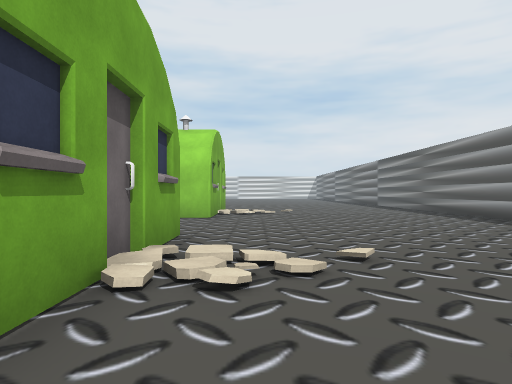
[1] (above)

24 first-person views from a walk through a scene from a Unity 3-D project. The camera is 1.5 m above the floor, looks level and sees 75° across. The floor is counted in squares, 2 m on a side. Each view is taken from the middle of a square. On the plan, view 1 faces up. The plan holds only what a view shows up to about 11 squares ahead; the rest is blank. The place goes on beyond the plan. Some trees and plants on the terrain are drawn as simple stand-ins. Some surface patterns are stand-ins.

[2]
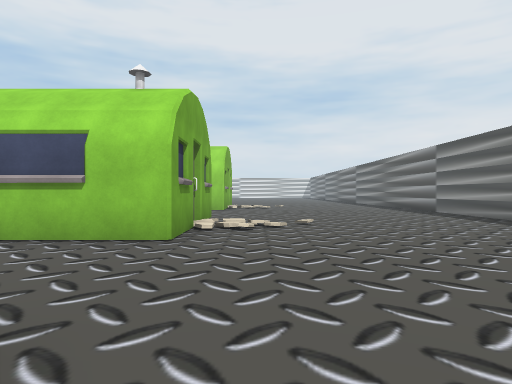

[3]
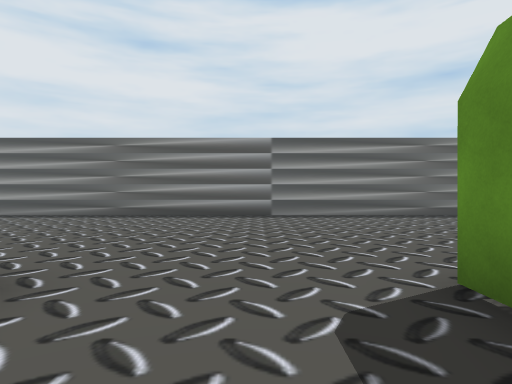

[4]
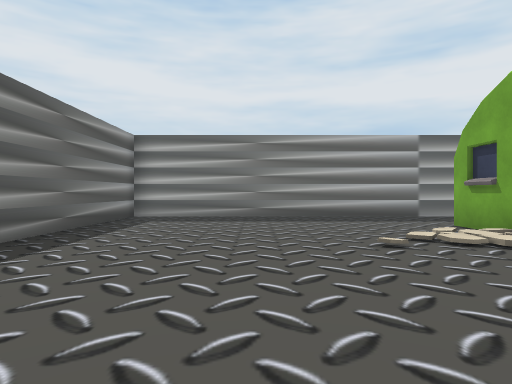

[5]
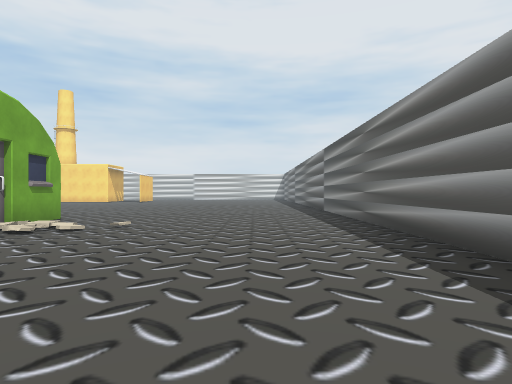

[6]
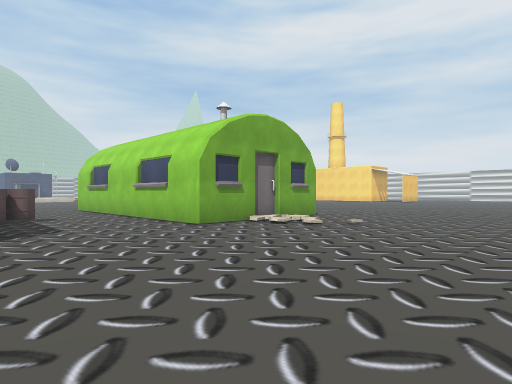

[7]
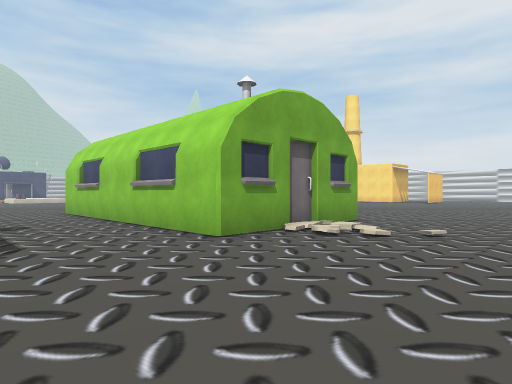

[8]
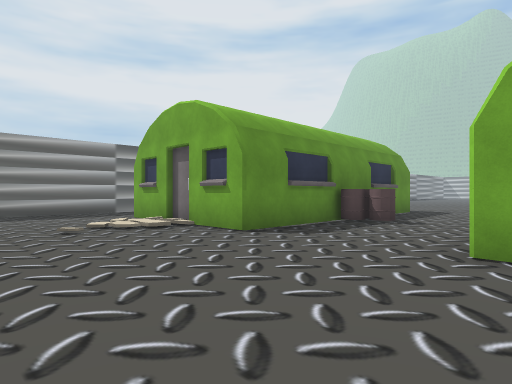

[9]
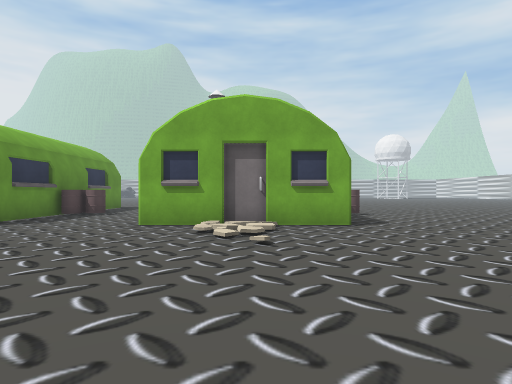

[10]
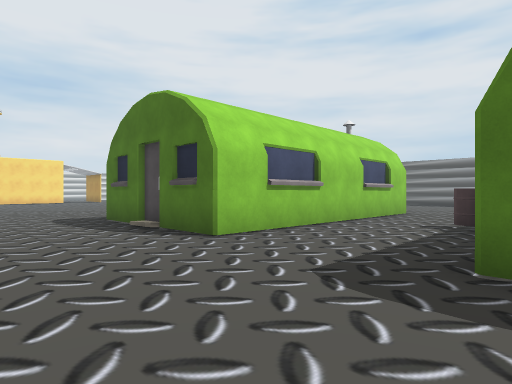

[11]
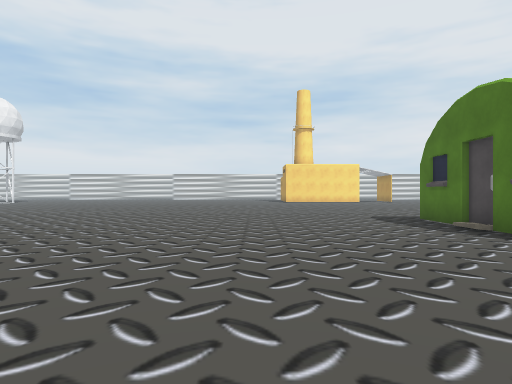

[12]
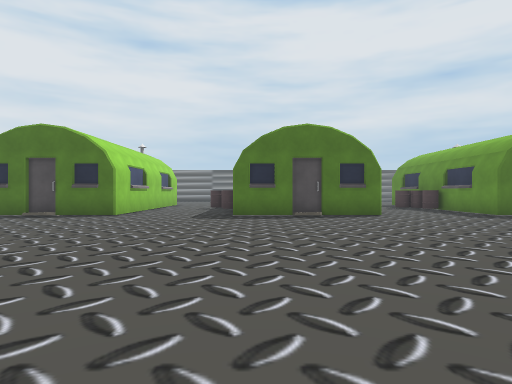

[13]
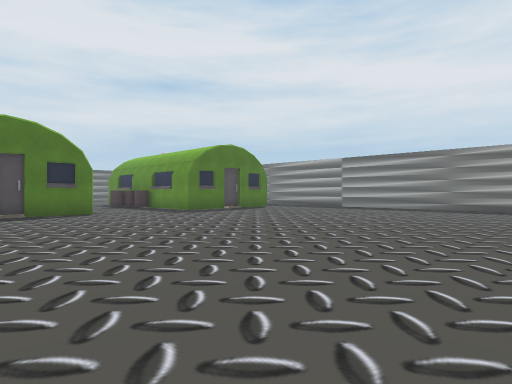

[14]
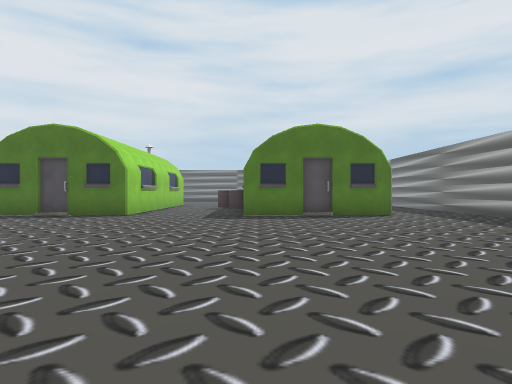

[15]
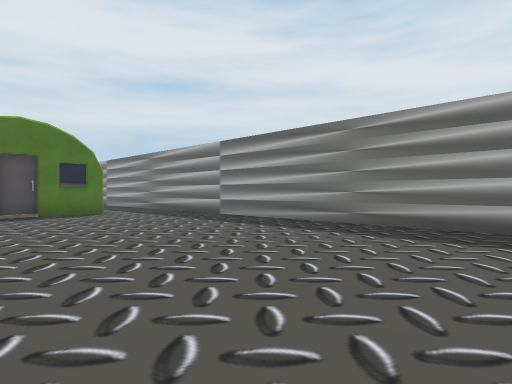

[16]
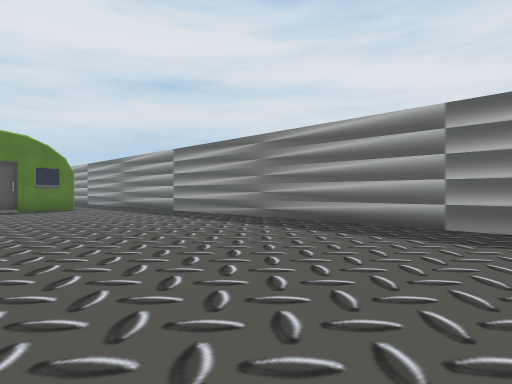

[17]
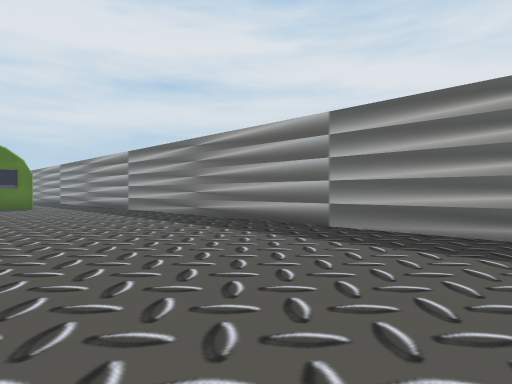

[18]
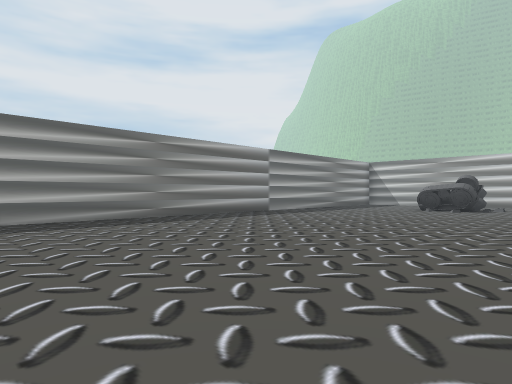

[19]
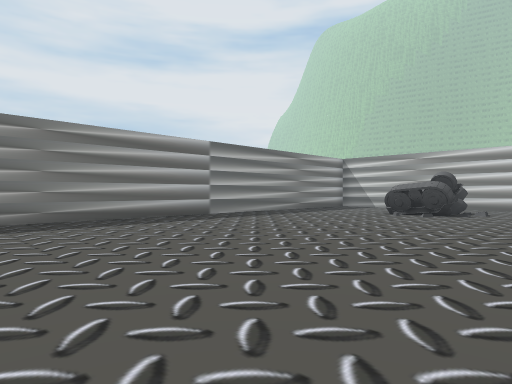

[20]
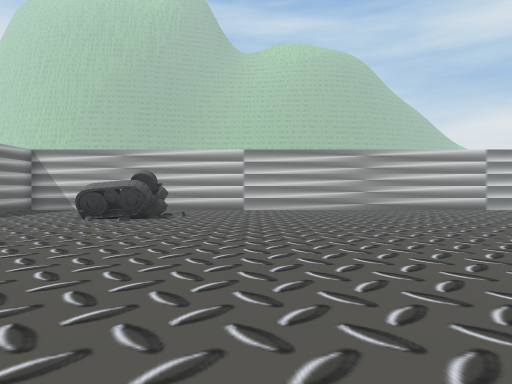

[21]
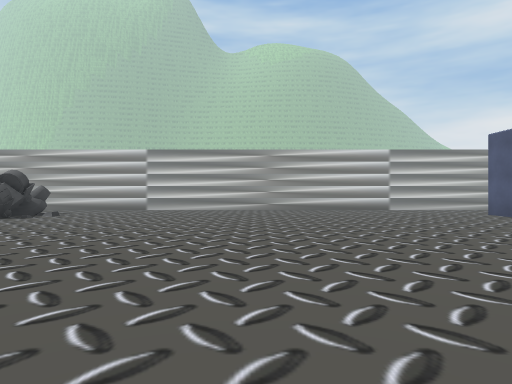

[22]
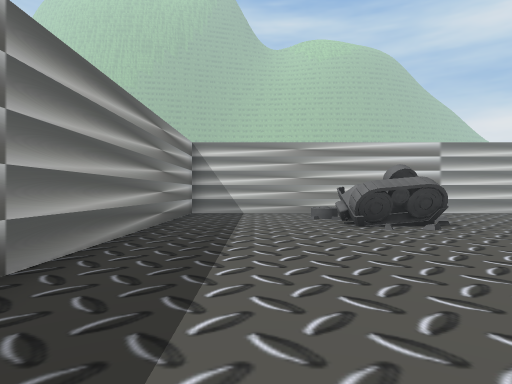

[23]
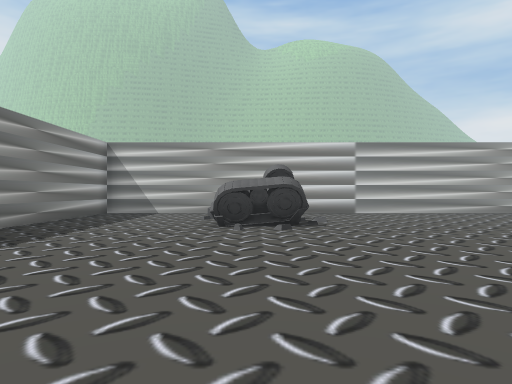

[24]
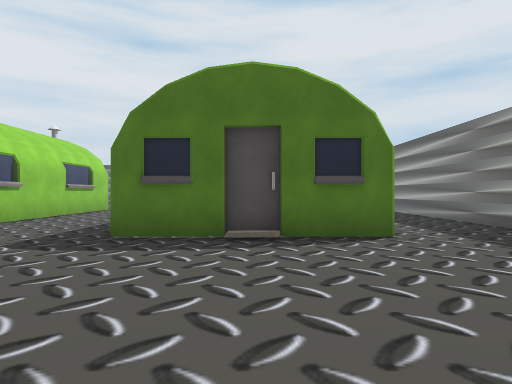

### Floor plan
Points are (right, up) in squares from view 1. A wall is a line through its corners. A room is listed if a view was taken in it or the views show most of it. See-through windows are left out.
Room 1 (views 1, 2, 3, 4, 5, 6, 7, 8, 9)
walls: (-1.3, 2.9) (-1.3, 1) (-3.5, 1); (-1.5, 3.9) (-1.5, 3.2); (-1.3, 5.6) (-1.3, 3.9); (-4.8, 5.7) (-2.1, 5.7); (-1.3, 11.2) (-1.3, 9.4) (-3.5, 9.4); (-1.5, 12.2) (-1.5, 11.2); (-1.5, -4.6) (-1.5, -5.5); (-4.9, -2.6) (-1.3, -2.6) (-1.3, -4.5); (-1.3, -5.4) (-1.3, -7.3); (-1.3, 14.1) (-1.3, 12.2); (-1.4, -10.3) (6.8, -10.3) (6.8, 16)
ways out: opening at (-3.5, -0.5) to room 2; opening at (-3.5, 8.5) to room 2; opening at (-3.5, 16.5) to room 2; opening at (-1, -9) to room 2
Room 2 (views 10, 11, 12, 13, 14, 15, 16, 17, 18, 19, 20, 21, 22, 23, 24)
walls: (-9.6, 3.9) (-9.6, 5.8); (-9.4, 2.9) (-9.4, 3.9); (-9, 1) (-9.6, 1) (-9.6, 2.9); (-9.6, -4.5) (-9.6, -2.6) (-9, -2.6); (-36.9, 10.6) (-38, 10.6); (-9.4, 11.4) (-9.4, 12.2); (-9.4, -5.5) (-9.4, -4.4); (-9.6, 12.1) (-9.6, 14.1); (-9.6, -7.2) (-9.6, -5.4); (-10.6, -10.3) (-1.4, -10.3); (-3.5, 1) (-7.1, 1); (-3.5, 9.4) (-9.6, 9.4) (-9.6, 11.4); (-40, -10.3) (-12.6, -10.3)
ways out: opening at (-3.5, -0.5) to room 1; opening at (-3.5, 8.5) to room 1; opening at (-3.5, 16.5) to room 1; opening at (-1, -9) to room 1
objects: other object (-39, -6) to (-36, -4)

Positions as (right, up) in squares from view 1, and headings:
1: (0, 0), facing up
2: (0, -4), facing up
3: (-4, -1), facing right
4: (3, 0), facing down
5: (4, 5), facing up
6: (5, 5), facing up-left
7: (3, 6), facing up-left
8: (3, 2), facing down-left
9: (6, 12), facing left
10: (-13, 5), facing up-right
11: (-14, 5), facing up
12: (-20, 5), facing right
13: (-21, 5), facing down-right
14: (-20, -3), facing right
15: (-21, -3), facing down-right
16: (-24, -3), facing down-right
17: (-26, -4), facing down-right
18: (-22, -1), facing down-left
19: (-25, -1), facing down-left
20: (-27, -1), facing left
21: (-27, 3), facing left
22: (-29, -8), facing left
23: (-29, -5), facing left
24: (-15, -5), facing right
